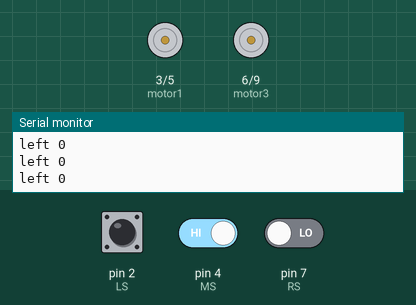
Simulated run of this sketch. Board: Arduino Uno, built with avr-gcc and run on an emulated ATmega328P. Parts: motor-driver pin pairs drawn as motors (green arrow = first pin HIGH = forward, orange = second pin HIGH = backward, longer = more drive), the last lines printed to the serial monitor. Inputs (shaded band) come from the test bench; at power-on: pin 2 (LS) LOW, pin 7 (RS) LOW, pin 4 (MS) HIGH.

Above: at 1.2 s.
1.3 s: pin 2 (LS) driven HIGH
At 2.1 s:
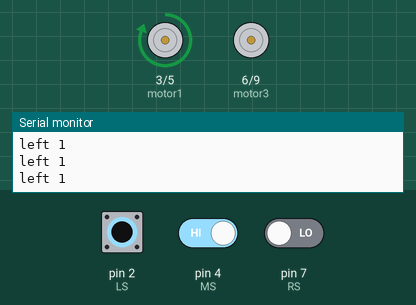
2.8 s: pin 7 (RS) driven HIGH
At 4.1 s:
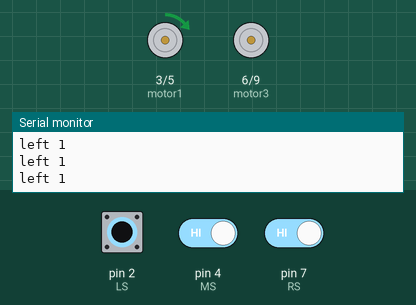
5.8 s: pin 4 (MS) driven LOW
At 6.4 s:
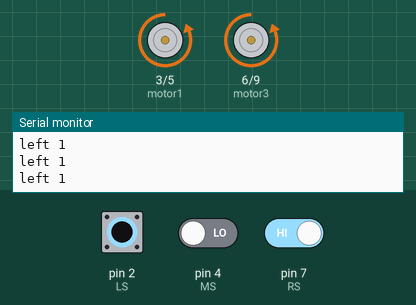
7.3 s: pin 2 (LS) driven LOW and pin 4 (MS) driven HIGH
At 7.8 s:
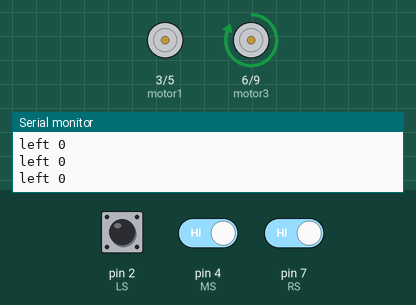
8.8 s: pin 2 (LS) pulsed HIGH 2 times (0.12 s each, 0.3 s apart)
Timing chart, 0 to 11.8 s (numbered marks = the images above; inputs shaded):
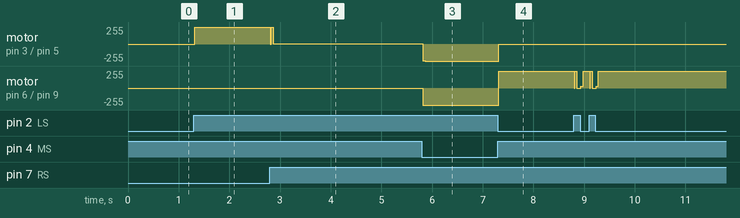

Measured:
- after the input at 1.3 s, motor on pin 3 (motor1) / pin 5 (motor2): stopped → forward 255/255 at once
- after the input at 2.8 s, motor on pin 3 (motor1) / pin 5 (motor2): forward 255/255 → forward 1/255 at once
- after the input at 5.8 s, motor on pin 3 (motor1) / pin 5 (motor2): forward 1/255 → backward 255/255 at once; motor on pin 6 (motor3) / pin 9 (motor4): stopped → backward 255/255 at once
- after the input at 7.3 s, motor on pin 3 (motor1) / pin 5 (motor2): backward 255/255 → stopped at once; motor on pin 6 (motor3) / pin 9 (motor4): backward 255/255 → forward 255/255 at once

The sketch:

line_follower.ino
```cpp
byte motor1 = 3, motor2 = 5, motor3 = 6, motor4 =9 , echo = 10 , trig = 11 ,x=0,RS=7, LS=2, MS =4, left = 0, right = 0 , med = 0;
float take =0 ,give = 0 ;
char state;
void setup() {
  // put your setup code here, to run once:
Serial.begin(9600);
pinMode(motor1,OUTPUT);
pinMode(motor2,OUTPUT);
pinMode(motor3,OUTPUT);
pinMode(motor4,OUTPUT);
pinMode(echo,INPUT);
pinMode(RS,INPUT) ;
pinMode(LS,INPUT) ;
pinMode(MS,INPUT) ;
pinMode(trig,OUTPUT);
}

void loop() {
  // put your main code here, to run repeatedly:
  left = digitalRead(LS);
  right = digitalRead(RS);
  med = digitalRead(MS);
  Serial.print ("left " );
  Serial.println (left);
//  Serial.print ("right" );
//  Serial.println (right );
//  Serial.print ("center" );
//  Serial.println (med );
 if( (left && right && !digitalRead(MS)) == 1)     //FOrward
  {
    analogWrite(motor1,LOW);
    digitalWrite(motor2,255);
    analogWrite(motor3,LOW);
    digitalWrite(motor4,255);
  }

  if( ((left && med)  ) == 1 )    //right
  {
    digitalWrite(motor1,255);
    digitalWrite(motor2,LOW);
    analogWrite(motor3,LOW);
    digitalWrite(motor4,LOW);
  }

  if( (right && med)  == 1 )     //left
  {
    analogWrite(motor1,LOW);
    digitalWrite(motor2,LOW);
    digitalWrite(motor3,255);
    digitalWrite(motor4,LOW);
  }

  if( (right && left && med) == 1 )     //stop
  {
    digitalWrite(motor1,LOW);
    digitalWrite(motor2,LOW);
    digitalWrite(motor3,LOW);
    digitalWrite(motor4,LOW);
  }
}
```
